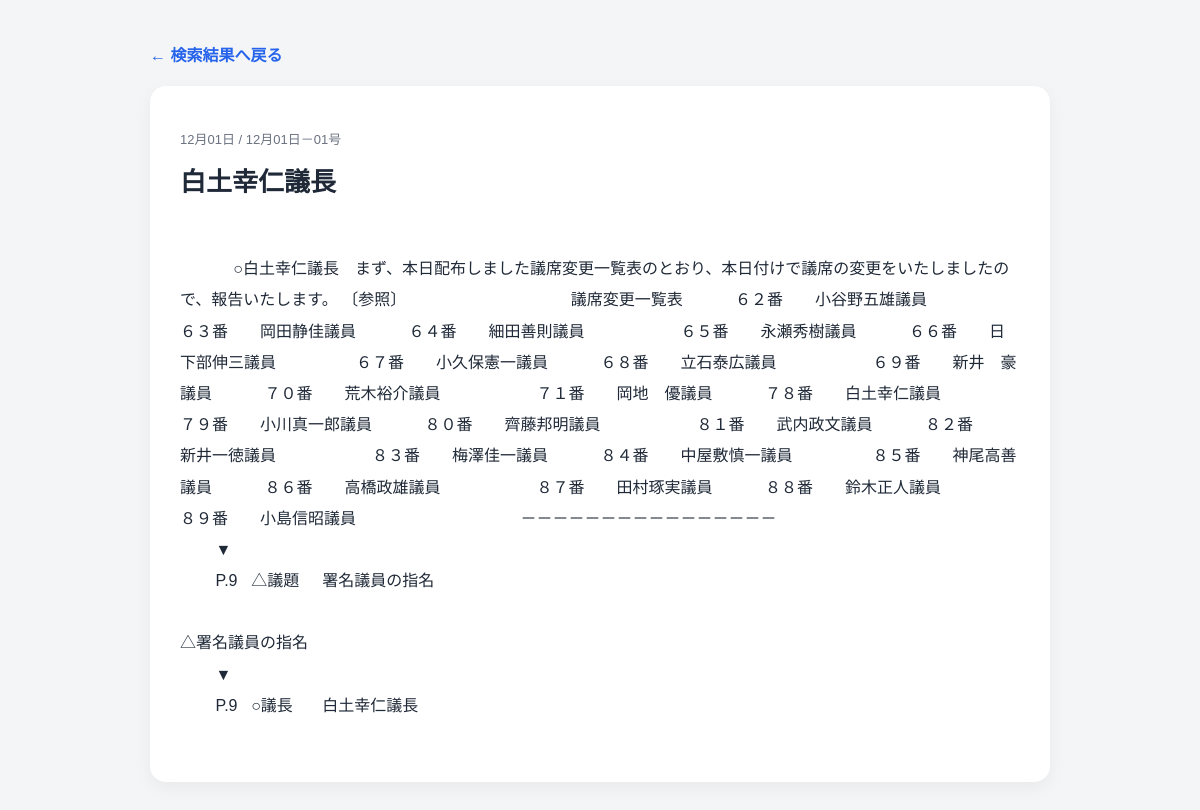
Screenshot of /speech/1 with the database file from the repository.
### tables this page shows
CREATE TABLE meetings (
            id INTEGER PRIMARY KEY AUTOINCREMENT,
            meeting_name TEXT,
            meeting_date TEXT,
            source_url TEXT,
            session_name TEXT,
            official_pdf_url TEXT,
            vote_result_url TEXT
        );

CREATE TABLE speeches (
            id INTEGER PRIMARY KEY AUTOINCREMENT,
            meeting_id INTEGER,
            speaker_name TEXT,
            speech_text TEXT,
            topic_title TEXT,
            transcript_url TEXT
        );

### app.py (the view)
@app.route("/speech/<int:speech_id>")
def speech_detail(speech_id):
    keyword = request.args.get(
        "q",
        ""
    ).strip()
    news_query = THEME_NEWS_QUERIES.get(
        keyword,
        f"埼玉 {keyword}" if keyword else "埼玉 県議会"
    )
    conn = get_db_connection()
    row = conn.execute("""
        SELECT
            speeches.id,
            speeches.speaker_name,
            speeches.speech_text,
            meetings.meeting_name,
            meetings.meeting_date
        FROM speeches
        LEFT JOIN meetings
            ON speeches.meeting_id = meetings.id
        WHERE speeches.id = ?
    """, (speech_id,)).fetchone()
    conn.close()
    if row is None:
        return "Not Found", 404
    words = keyword.split() if keyword else []
    highlighted_body = highlight_words(
        row["speech_text"],
        words
    )
    return render_template(
        "speech.html",
        row=row,
        highlighted_body=highlighted_body,
        keyword=keyword,
        news_query=news_query,
    )

### app.py (called while the page is built)
def get_db_connection():
    conn = sqlite3.connect(DB_PATH)
    conn.row_factory = sqlite3.Row
    return conn

def highlight_words(text, words):
    if not text:
        return ""
    for word in words:
        if word:
            text = text.replace(
                word,
                f"<mark>{word}</mark>"
            )
    return text

### templates/speech.html (shortened to what this page needs)
<!DOCTYPE html>
<html lang="ja">
<head>
    <link rel="stylesheet" href="/static/style.css">
</head>
<body>
<main class="detail-container">
    <a class="back-link" href="/?q={{ keyword }}#results">
        ← 検索結果へ戻る
    </a>
    <article class="speech-detail-card">
        <p class="meta">
            {{ row["meeting_date"] }} / {{ row["meeting_name"] }}
        </p>
        <h1 class="detail-speaker">
            {{ row["speaker_name"] }}
        </h1>
        <div class="speech-body">
            {{ highlighted_body|safe }}
        </div>
    </article>
</main>
</body>
</html>

### static/style.css (style rules this page uses)
body { margin: 0; font-family: "Yu Gothic", "Meiryo", sans-serif; background: #f3f5f7; color: #1f2937; }
html { overflow-y: scroll; }
a { text-decoration: none; color: inherit; }
h1 { margin: 8px 0; font-size: 36px; }
.side-card, .panel, .topic-card, .result-card, .speech-detail-card { background: white; border-radius: 16px; box-shadow: 0 6px 18px rgba(0,0,0,0.05); }
.meta { font-size: 13px; color: #6b7280; }
.detail-container { max-width: 900px; margin: 32px auto; padding: 0 20px; }
.back-link { display: inline-block; margin: 10px 0 20px; color: #2563eb; font-weight: bold; }
.speech-detail-card { padding: 30px; }
.detail-speaker { font-size: 26px; margin: 10px 0 24px; }
.speech-body { white-space: pre-wrap; font-size: 16px; line-height: 1.95; }

### rows the page displays
meetings: meeting_date "12月01日", meeting_name "12月01日－01号"
speeches: speaker_name "白土幸仁議長", speech_text "○白土幸仁議長 まず、本日配布しました議席変更一覧表のとおり、本日付けで議席の変更をいたしましたので、報告いたします。 〔参照〕 議席変更一覧表 ６２番 小谷野五雄議員 ６３番 岡田静佳議員 ６４番 細田善則議員 ６５番 永瀬秀樹議員 ６６番 日下部伸三議員 ６７番 小久保憲一議員 ６８番 立石泰広議員 ６９番 新井 豪議員 ７０番 荒木裕介議員 ７１番 岡地 優議員 ７８番 白土幸仁議員 ７９番 小川真一郎議員 ８０番 齊藤邦明議員 ８１番 武内政文議員 ８２番 新井一徳議員 ８３番 梅澤佳一議員 ８４番 中屋敷慎一議員 ８５番 神尾高善議員 ８６番 高橋政雄議員 ８７番 田村琢実議員 ８８番 鈴木正人議員 ８９番 小島信昭議員 －－－－－－－－－－－－－－－－ ▼ P.9 △議題 署名議員の指名 △署名議員の指名 ▼ P.9 ○議長 白土幸仁議長"
